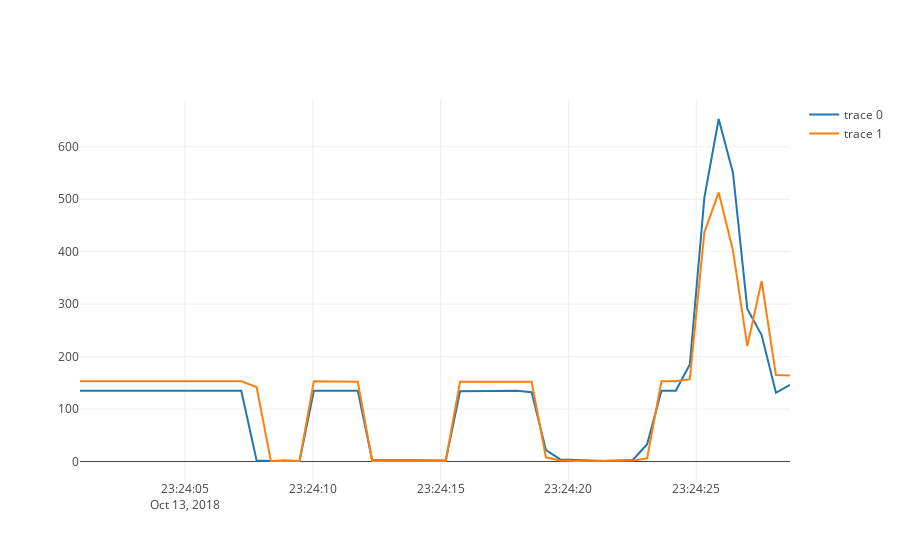

The cell this chart's notebook holds for it:
### Code cell
import plotly as plotly


plotly.offline.init_notebook_mode(connected=True)

import plotly.graph_objs as go
layout = None

trace1 = go.Scatter(x = dfc.time,
                y = dfc.green)
trace2 = go.Scatter(x = dfc.time,
                y = dfc.blue)

fig = go.Figure(data=[trace1,trace2], layout=layout)

# go.Scatter?
plotly.offline.iplot(fig)
